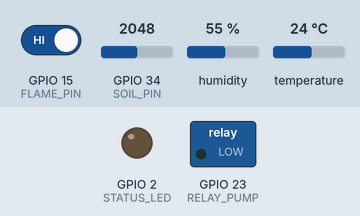
Recording of a sketch running on a simulated ESP32. Parts: switched loads named in the sketch (green lamp = pin HIGH), output pins drawn as LEDs (lit = HIGH). The inputs (shaded band) are chosen by the test bench; at power-on: GPIO 15 (FLAME_PIN) HIGH, temperature 24 °C, GPIO 34 (SOIL_PIN) = 2048, humidity 55 % (analog values on the 0–4095 scale). WiFi joins after 1.5 s; servers stay silent unless stated; uploads are accepted with an empty reply; what the sketch prints to the serial monitor is not drawn.

Above: at 0.0 s.
At 1.8 s:
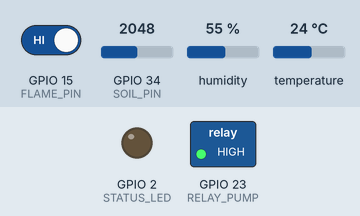
At 4.9 s:
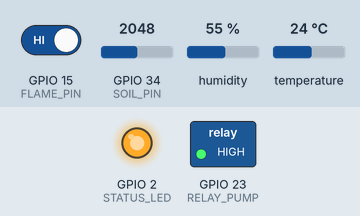
5.0 s: GPIO 15 (FLAME_PIN) driven LOW
6.9 s: temperature set to 4 °C
14.5 s: GPIO 34 (SOIL_PIN) set to 1228
Timing chart, 0 to 17.5 s (numbered marks = the images above; inputs shaded):
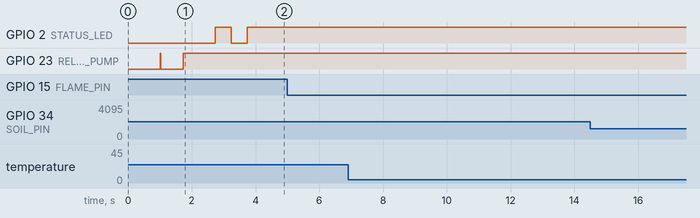

The sketch:

esp32_agriculture.ino
```cpp
/*
 * =========================================================================
 *  AgriSmart IoT - ESP32 Agriculture Station (Production Rock-Solid Firmware)
 * =========================================================================
 *  Target Cloud: https://agrismart-iot-1.onrender.com
 *  Microcontroller: ESP32 DevKit V1 (30-pin or 38-pin)
 * =========================================================================
 */

#include <WiFi.h>
#include <WiFiClientSecure.h>  // Required for HTTPS on ESP32
#include <HTTPClient.h>
#include <DHT.h>
#include <ArduinoJson.h>

// ---------------------- 1. WIFI & SERVER CONFIG -------------------------
const char* WIFI_SSID     = "ravi";         // Your Wi-Fi / Hotspot SSID
const char* WIFI_PASSWORD = "23712371";     // Your Wi-Fi Password

// CLOUD SERVER SWITCH:
// Set true to stream directly to your Render Cloud:
const bool  USE_CLOUD_SERVER = true;
const char* CLOUD_SERVER_URL = "https://agrismart-iot-1.onrender.com/api/esp32/telemetry";

// Local Server Fallback (if testing on local network):
const char* LOCAL_SERVER_HOST = "10.58.24.12";
const int   LOCAL_SERVER_PORT = 3000;
const char* LOCAL_TELEMETRY_PATH = "/api/esp32/telemetry";

// ---------------------- 2. PIN DEFINITIONS -------------------------------
#define DHTPIN        4     // GPIO 4  -> DHT11 Data Pin
#define DHTTYPE       DHT11 // Sensor Model

#define SOIL_PIN      34    // GPIO 34 -> Capacitive Soil Sensor (ADC1 Channel 6)
#define FLAME_PIN     15    // GPIO 15 -> Flame Sensor Digital Output (DO)
#define RELAY_PUMP    23    // GPIO 23 -> Water Pump 5V Relay Control IN
#define STATUS_LED    2     // GPIO 2  -> Builtin Blue LED on ESP32

// ---------------------- 3. RELAY POLARITY CONFIGURATION -----------------
// Standard 5V relay modules are Active LOW (LOW turns relay ON, HIGH turns OFF).
// If your relay module is Active HIGH (HIGH turns relay ON), change this to false:
const bool RELAY_ACTIVE_LOW = true;

// ---------------------- 4. SENSOR CALIBRATION ---------------------------
const int AIR_VALUE   = 3200;  // Dry air reading (0% moisture)
const int WATER_VALUE = 1500;  // Submerged in water (100% moisture)

// ---------------------- 5. GLOBAL CLIENTS (PREVENTS STACK OVERFLOW) -----
// Declaring secureClient globally ensures ESP32 will NOT crash from loop stack overflow:
WiFiClientSecure secureClient;
WiFiClient       plainClient;
DHT              dht(DHTPIN, DHTTYPE);

unsigned long lastSendTime = 0;
const unsigned long SEND_INTERVAL_MS = 3000; // Send telemetry every 3 seconds

void setRelay(bool turnOn) {
  if (turnOn) {
    digitalWrite(RELAY_PUMP, RELAY_ACTIVE_LOW ? LOW : HIGH);
  } else {
    digitalWrite(RELAY_PUMP, RELAY_ACTIVE_LOW ? HIGH : LOW);
  }
}

void setup() {
  Serial.begin(115200);
  delay(1000);

  Serial.println("\n\n========================================================");
  Serial.println("  🌱 AgriSmart IoT - ESP32 Agriculture Station Starting");
  Serial.println("  Target Cloud: https://agrismart-iot-1.onrender.com");
  Serial.println("========================================================");

  // Configure GPIO Pins
  pinMode(FLAME_PIN, INPUT);
  pinMode(RELAY_PUMP, OUTPUT);
  pinMode(STATUS_LED, OUTPUT);

  // Set default pump state: OFF
  setRelay(false);
  digitalWrite(STATUS_LED, LOW);

  // -------------------------------------------------------------------
  // HARDWARE RELAY CLICK TEST (Clicks 2 times on startup)
  // Listen for the mechanical "CLICK" sound to confirm wiring!
  // -------------------------------------------------------------------
  Serial.println("\n🔊 [RELAY TEST] Clicks relay on GPIO 23 to verify wiring...");
  Serial.println("   (Make sure Relay VCC is connected to VIN / 5V, not 3.3V!)");

  setRelay(true);  // CLICK 1: ON
  Serial.println("   -> Relay CLICK ON");
  delay(700);

  setRelay(false); // CLICK 2: OFF
  Serial.println("   -> Relay CLICK OFF");
  delay(500);
  Serial.println("✅ Relay hardware self-test finished!\n");

  // Configure ADC for GPIO 34 (12-bit: 0 - 4095, 11dB attenuation)
  analogReadResolution(12);
  analogSetAttenuation(ADC_11db);

  // Initialize DHT11 Sensor
  dht.begin();
  Serial.println("✅ DHT11 initialized on GPIO 4");
  Serial.println("✅ Soil Sensor configured on ADC1 GPIO 34");
  Serial.println("✅ Flame Sensor configured on GPIO 15");
  Serial.println("✅ Pump Relay configured on GPIO 23");

  // Configure Global SSL Client (Bypass cert validation for Render)
  secureClient.setInsecure();
  secureClient.setTimeout(6000);

  // Connect to WiFi
  connectWiFi();
}

void loop() {
  // Auto-reconnect if WiFi disconnects
  if (WiFi.status() != WL_CONNECTED) {
    connectWiFi();
  }

  // Periodic Telemetry Send (every 3 seconds)
  unsigned long currentMillis = millis();
  if (currentMillis - lastSendTime >= SEND_INTERVAL_MS) {
    lastSendTime = currentMillis;
    readSensorsAndSync();
  }

  // Instant emergency flame check
  int flameState = digitalRead(FLAME_PIN);
  if (flameState == LOW) { // Flame modules pull LOW when fire detected
    setRelay(false);       // Immediately stop pump
    Serial.println("🔥 [SAFETY ALERT] Flame detected on GPIO 15! Pump cutoff engaged.");
  }
}

// ----------------- WIFI CONNECTION HELPER -------------------------------
void connectWiFi() {
  Serial.print("Connecting to WiFi SSID: '");
  Serial.print(WIFI_SSID);
  Serial.println("'...");

  WiFi.mode(WIFI_STA);
  WiFi.begin(WIFI_SSID, WIFI_PASSWORD);

  int attempts = 0;
  while (WiFi.status() != WL_CONNECTED && attempts < 25) {
    delay(500);
    Serial.print(".");
    digitalWrite(STATUS_LED, !digitalRead(STATUS_LED)); // Blink while connecting
    attempts++;
  }

  if (WiFi.status() == WL_CONNECTED) {
    digitalWrite(STATUS_LED, HIGH); // Steady ON when connected
    Serial.println("\n✅ WiFi Connected Successfully!");
    Serial.print("   ESP32 Local IP: ");
    Serial.println(WiFi.localIP());
    Serial.print("   Signal (RSSI):  ");
    Serial.print(WiFi.RSSI());
    Serial.println(" dBm");
  } else {
    Serial.println("\n❌ WiFi connection timed out!");
    Serial.println("👉 IMPORTANT FOR MOBILE HOTSPOTS:");
    Serial.println("   ESP32 ONLY SUPPORTS 2.4 GHz WI-FI!");
    Serial.println("   In your phone's Hotspot Settings, change 'AP Band' to 2.4 GHz");
    Serial.println("   (or on iPhone, turn on 'Maximize Compatibility').");
    digitalWrite(STATUS_LED, LOW);
  }
}

// ----------------- SENSOR READING & HTTP POST ---------------------------
void readSensorsAndSync() {
  // 1. Read DHT11 Temperature & Humidity
  float humidity = dht.readHumidity();
  float temperature = dht.readTemperature();

  bool dhtOk = true;
  if (isnan(humidity) || isnan(temperature)) {
    Serial.println("⚠️ DHT11 Read Warning: Sensor returned NaN. Check GPIO 4 data wire, VCC (3.3V or 5V) and GND.");
    dhtOk = false;
    temperature = 26.5; // Baseline fallback
    humidity = 62.0;
  }

  // 2. Read Capacitive Soil Moisture Sensor on ADC1 GPIO 34 (Average of 5 samples)
  long rawSoilSum = 0;
  for (int i = 0; i < 5; i++) {
    rawSoilSum += analogRead(SOIL_PIN);
    delay(10);
  }
  int rawSoil = rawSoilSum / 5;

  // Map 12-bit ADC reading (AIR_VALUE to WATER_VALUE) into 0 - 100% moisture
  float soilMoisturePercent = map(rawSoil, AIR_VALUE, WATER_VALUE, 0, 100);
  soilMoisturePercent = constrain(soilMoisturePercent, 0.0, 100.0);

  // 3. Read Flame Sensor (GPIO 15) - Active LOW
  int flameRaw = digitalRead(FLAME_PIN);
  bool flameDetected = (flameRaw == LOW);

  // 4. Output diagnostics to Serial Monitor
  Serial.println("--------------------------------------------------------");
  Serial.printf("📊 ESP32 Telemetry -> Temp: %.1f °C %s | Hum: %.1f %% | Soil: %.1f %% (ADC: %d) | Flame: %s\n",
                temperature, dhtOk ? "(Live)" : "(Check Wire)", humidity, soilMoisturePercent, rawSoil,
                flameDetected ? "🔥 FIRE DETECTED!" : "SECURE");

  // 5. Build JSON Payload
  StaticJsonDocument<256> doc;
  doc["temperature"]   = temperature;
  doc["humidity"]      = humidity;
  doc["soilMoisture"]  = soilMoisturePercent;
  doc["soilRaw"]       = rawSoil;
  doc["flame"]         = flameDetected ? 1 : 0;
  doc["ip"]            = WiFi.localIP().toString();
  doc["rssi"]          = WiFi.RSSI();

  String jsonPayload;
  serializeJson(doc, jsonPayload);

  // 6. Send HTTPS POST to Render Cloud (or Local Server)
  if (WiFi.status() == WL_CONNECTED) {
    HTTPClient http;

    if (USE_CLOUD_SERVER) {
      Serial.print("📡 Sending HTTPS POST to Render Cloud: ");
      Serial.println(CLOUD_SERVER_URL);
      http.begin(secureClient, CLOUD_SERVER_URL);
    } else {
      String localUrl = String("http://") + LOCAL_SERVER_HOST + ":" + LOCAL_SERVER_PORT + LOCAL_TELEMETRY_PATH;
      Serial.print("📡 Sending HTTP POST to Local Server: ");
      Serial.println(localUrl);
      http.begin(plainClient, LOCAL_SERVER_HOST, LOCAL_SERVER_PORT, LOCAL_TELEMETRY_PATH);
    }

    http.addHeader("Content-Type", "application/json");
    http.setTimeout(5000);

    int httpCode = http.POST(jsonPayload);

    if (httpCode > 0) {
      String response = http.getString();
      Serial.printf("✅ Server Response [%d]: %s\n", httpCode, response.c_str());

      // Parse JSON response to receive pump commands
      StaticJsonDocument<384> respDoc;
      DeserializationError error = deserializeJson(respDoc, response);

      if (!error && respDoc.containsKey("pumpControl")) {
        int relayState = respDoc["pumpControl"]["relayState"]; // 1 = ON, 0 = OFF
        const char* mode = respDoc["pumpControl"]["mode"];

        if (relayState == 1) {
          setRelay(true);  // Turn Pump Relay ON
          Serial.printf("💧 [WATER PUMP ACTIVATED - ON] Relay GPIO 23 set to %s (Mode: %s)\n",
                        RELAY_ACTIVE_LOW ? "LOW" : "HIGH", mode);
        } else {
          setRelay(false); // Turn Pump Relay OFF
          Serial.printf("⛔ [WATER PUMP DEACTIVATED - OFF] Relay GPIO 23 set to %s (Mode: %s)\n",
                        RELAY_ACTIVE_LOW ? "HIGH" : "LOW", mode);
        }
      }
    } else {
      Serial.printf("❌ HTTP POST failed, error code: %d (%s)\n", httpCode, http.errorToString(httpCode).c_str());
      Serial.println("👉 If error is -1, open https://agrismart-iot-1.onrender.com in your PC browser to ensure Render is awake.");
    }

    http.end();
  } else {
    Serial.println("⚠️ Wi-Fi not connected. Skipping telemetry sync.");
  }
}
```
